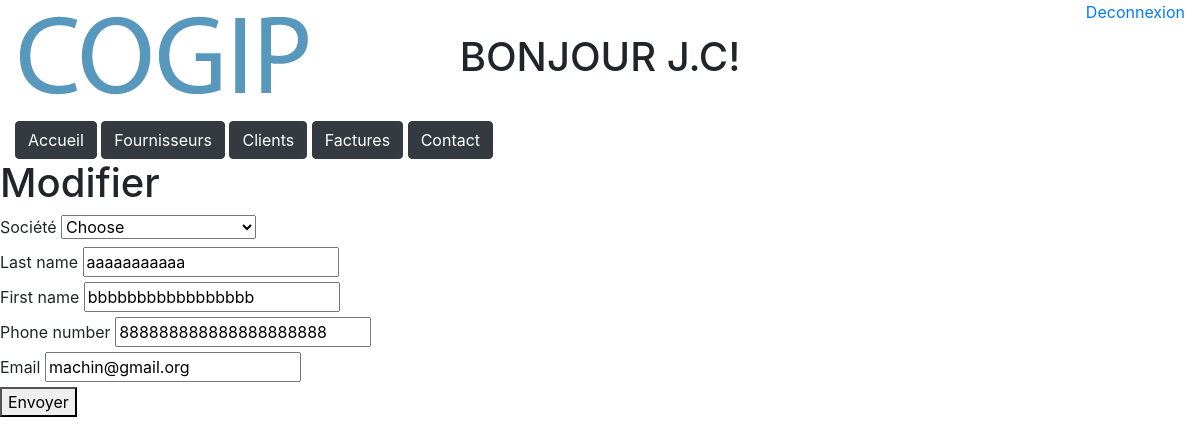
The app's page /update-annuaire.php?id=1 (signed in) with its own data.
### tables this page shows
CREATE TABLE `customers` (
  `Customer_number` int(11) NOT NULL,
  `company` varchar(255) NOT NULL,
  `last_name` varchar(255) DEFAULT NULL,
  `first_name` varchar(255) DEFAULT NULL,
  `phone_number` varchar(255) DEFAULT NULL,
  `email` varchar(255) DEFAULT NULL
);

### update-annuaire.php (the view, shortened to what this page needs)
<?php
require 'DBconnect.php';
$id = $_GET["id"];
$rep = $bdd->prepare("SELECT * FROM customers WHERE Customer_number='$id'");
$rep->execute();
$donnees = $rep->fetch();
function optionCompany($value='')
{
	global $bdd;
	$reponse = $bdd->prepare('SELECT * FROM company');
}
?>
<!DOCTYPE html>
<html>
<head>
	<link rel="stylesheet" href="https://maxcdn.bootstrapcdn.com/bootstrap/4.0.0/css/bootstrap.min.css">
</head>
<body>
  <?php include 'header.php' ?>
	<h1>Modifier</h1>
	<form action="" method="post">
    <div>
			<label for='company'>Société</label>
			<select name='company'>
				<option value='Choose'>Choose</option>
			</select>
		</div>
		<div>
			<label for="last_name">Last name</label>
			<input type="text" name="last_name" value="<?php echo $donnees['last_name']; ?>">
		</div>
		<div>
			<label for="first_name">First name</label>
			<input type="text" name="first_name" value="<?php echo $donnees['first_name']; ?>">
		</div>
		<div>
			<label for="phone_number">Phone number</label>
			<input type="duration" name="phone_number" value="<?php echo $donnees['phone_number']; ?>">
		</div>
		<div>
			<label for="email">Email</label>
			<input type="text" name="email" value="<?php echo $donnees['email']; ?>">
		</div>
		<button type="submit" name="button">Envoyer</button>
	</form>
</body>
</html>

### records on screen
customers: last_name "aaaaaaaaaaa", first_name "bbbbbbbbbbbbbbbbb", phone_number "888888888888888888888", email "machin@gmail.org"

### other values on screen
$_SESSION['nom'] "J.C"
